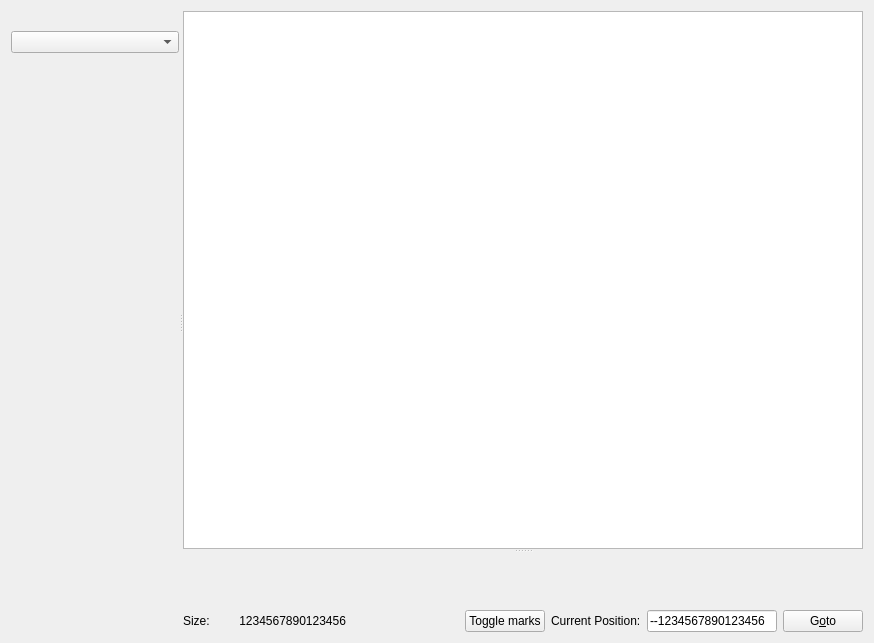
<?xml version="1.0" encoding="UTF-8"?>
<ui version="4.0">
 <class>EH_FileView</class>
 <widget class="QWidget" name="EH_FileView">
  <property name="geometry">
   <rect>
    <x>0</x>
    <y>0</y>
    <width>874</width>
    <height>643</height>
   </rect>
  </property>
  <property name="windowTitle">
   <string>EH_FiileView</string>
  </property>
  <layout class="QVBoxLayout" name="verticalLayout_3">
   <item>
    <widget class="QSplitter" name="splitter_2">
     <property name="orientation">
      <enum>Qt::Horizontal</enum>
     </property>
     <property name="childrenCollapsible">
      <bool>true</bool>
     </property>
     <widget class="QWidget" name="layoutWidget">
      <layout class="QVBoxLayout" name="verticalLayout">
       <property name="sizeConstraint">
        <enum>QLayout::SetNoConstraint</enum>
       </property>
       <item>
        <widget class="QLabel" name="comboLabel">
         <property name="sizePolicy">
          <sizepolicy hsizetype="Ignored" vsizetype="Preferred">
           <horstretch>0</horstretch>
           <verstretch>0</verstretch>
          </sizepolicy>
         </property>
         <property name="text">
          <string notr="true"/>
         </property>
         <property name="textFormat">
          <enum>Qt::PlainText</enum>
         </property>
         <property name="textInteractionFlags">
          <set>Qt::LinksAccessibleByMouse|Qt::TextSelectableByMouse</set>
         </property>
        </widget>
       </item>
       <item>
        <widget class="QComboBox" name="modelCombo">
         <property name="sizePolicy">
          <sizepolicy hsizetype="Preferred" vsizetype="Preferred">
           <horstretch>0</horstretch>
           <verstretch>0</verstretch>
          </sizepolicy>
         </property>
         <property name="minimumSize">
          <size>
           <width>150</width>
           <height>0</height>
          </size>
         </property>
        </widget>
       </item>
       <item>
        <spacer name="verticalSpacer">
         <property name="orientation">
          <enum>Qt::Vertical</enum>
         </property>
         <property name="sizeHint" stdset="0">
          <size>
           <width>20</width>
           <height>40</height>
          </size>
         </property>
        </spacer>
       </item>
      </layout>
     </widget>
     <widget class="QSplitter" name="splitter">
      <property name="sizePolicy">
       <sizepolicy hsizetype="Expanding" vsizetype="Expanding">
        <horstretch>0</horstretch>
        <verstretch>0</verstretch>
       </sizepolicy>
      </property>
      <property name="orientation">
       <enum>Qt::Vertical</enum>
      </property>
      <widget class="QTableView" name="tableView">
       <property name="editTriggers">
        <set>QAbstractItemView::AnyKeyPressed|QAbstractItemView::CurrentChanged|QAbstractItemView::DoubleClicked|QAbstractItemView::EditKeyPressed</set>
       </property>
       <property name="alternatingRowColors">
        <bool>true</bool>
       </property>
       <attribute name="horizontalHeaderVisible">
        <bool>true</bool>
       </attribute>
      </widget>
      <widget class="QWidget" name="layoutWidget">
       <layout class="QVBoxLayout" name="verticalLayout_2">
        <property name="sizeConstraint">
         <enum>QLayout::SetNoConstraint</enum>
        </property>
        <item>
         <widget class="Okteta::ByteArrayColumnView" name="hexdump">
          <property name="minimumSize">
           <size>
            <width>512</width>
            <height>0</height>
           </size>
          </property>
          <property name="font">
           <font>
            <family>Monospace</family>
           </font>
          </property>
          <property name="LayoutStyle">
           <enum>Okteta::AbstractByteArrayView::FixedLayoutStyle</enum>
          </property>
          <property name="NoOfBytesPerLine">
           <number>16</number>
          </property>
          <property name="GroupSpacingWidth">
           <number>8</number>
          </property>
          <property name="ShowNonprinting" stdset="0">
           <bool>false</bool>
          </property>
         </widget>
        </item>
        <item>
         <layout class="QHBoxLayout" name="horizontalLayout_2">
          <property name="sizeConstraint">
           <enum>QLayout::SetMinimumSize</enum>
          </property>
          <item>
           <widget class="QLabel" name="label">
            <property name="sizePolicy">
             <sizepolicy hsizetype="Fixed" vsizetype="Preferred">
              <horstretch>0</horstretch>
              <verstretch>0</verstretch>
             </sizepolicy>
            </property>
            <property name="text">
             <string>Size:</string>
            </property>
           </widget>
          </item>
          <item>
           <widget class="QLabel" name="size_label">
            <property name="sizePolicy">
             <sizepolicy hsizetype="Fixed" vsizetype="Preferred">
              <horstretch>0</horstretch>
              <verstretch>0</verstretch>
             </sizepolicy>
            </property>
            <property name="minimumSize">
             <size>
              <width>130</width>
              <height>0</height>
             </size>
            </property>
            <property name="maximumSize">
             <size>
              <width>150</width>
              <height>16777215</height>
             </size>
            </property>
            <property name="text">
             <string notr="true">1234567890123456</string>
            </property>
            <property name="textFormat">
             <enum>Qt::PlainText</enum>
            </property>
            <property name="alignment">
             <set>Qt::AlignRight|Qt::AlignTrailing|Qt::AlignVCenter</set>
            </property>
           </widget>
          </item>
          <item>
           <spacer name="horizontalSpacer">
            <property name="orientation">
             <enum>Qt::Horizontal</enum>
            </property>
            <property name="sizeHint" stdset="0">
             <size>
              <width>40</width>
              <height>20</height>
             </size>
            </property>
           </spacer>
          </item>
          <item>
           <widget class="QPushButton" name="demark">
            <property name="sizePolicy">
             <sizepolicy hsizetype="Fixed" vsizetype="Fixed">
              <horstretch>0</horstretch>
              <verstretch>0</verstretch>
             </sizepolicy>
            </property>
            <property name="minimumSize">
             <size>
              <width>80</width>
              <height>0</height>
             </size>
            </property>
            <property name="maximumSize">
             <size>
              <width>80</width>
              <height>16777215</height>
             </size>
            </property>
            <property name="text">
             <string notr="true">Toggle marks</string>
            </property>
           </widget>
          </item>
          <item>
           <widget class="QLabel" name="label_3">
            <property name="sizePolicy">
             <sizepolicy hsizetype="Fixed" vsizetype="Preferred">
              <horstretch>0</horstretch>
              <verstretch>0</verstretch>
             </sizepolicy>
            </property>
            <property name="text">
             <string>Current Position:</string>
            </property>
           </widget>
          </item>
          <item>
           <widget class="QLineEdit" name="offset_edit">
            <property name="sizePolicy">
             <sizepolicy hsizetype="Preferred" vsizetype="Fixed">
              <horstretch>0</horstretch>
              <verstretch>0</verstretch>
             </sizepolicy>
            </property>
            <property name="minimumSize">
             <size>
              <width>130</width>
              <height>0</height>
             </size>
            </property>
            <property name="text">
             <string notr="true">--1234567890123456</string>
            </property>
            <property name="maxLength">
             <number>18</number>
            </property>
            <property name="alignment">
             <set>Qt::AlignLeading|Qt::AlignLeft|Qt::AlignVCenter</set>
            </property>
            <property name="placeholderText">
             <string notr="true"/>
            </property>
           </widget>
          </item>
          <item>
           <widget class="QPushButton" name="goto_btn">
            <property name="text">
             <string>G&amp;oto</string>
            </property>
            <property name="autoDefault">
             <bool>true</bool>
            </property>
           </widget>
          </item>
         </layout>
        </item>
       </layout>
      </widget>
     </widget>
    </widget>
   </item>
  </layout>
 </widget>
 <customwidgets>
  <customwidget>
   <class>Okteta::ByteArrayColumnView</class>
   <extends>QFrame</extends>
   <header>okteta1/bytearraycolumnview.h</header>
  </customwidget>
 </customwidgets>
 <resources/>
 <connections/>
</ui>
